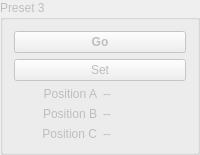
       <widget class="QGroupBox" name="group_p3">
        <property name="enabled">
         <bool>false</bool>
        </property>
        <property name="title">
         <string>Preset 3</string>
        </property>
        <layout class="QGridLayout" name="gridLayout_7">
         <item row="1" column="0">
          <widget class="QPushButton" name="push_pr3_set">
           <property name="text">
            <string>Set</string>
           </property>
          </widget>
         </item>
         <item row="4" column="0">
          <layout class="QHBoxLayout" name="horizontalLayout_34">
           <item>
            <widget class="QLabel" name="label_35">
             <property name="text">
              <string>Position B</string>
             </property>
             <property name="alignment">
              <set>Qt::AlignRight|Qt::AlignTrailing|Qt::AlignVCenter</set>
             </property>
            </widget>
           </item>
           <item>
            <widget class="QLabel" name="label_pr3_b">
             <property name="minimumSize">
              <size>
               <width>40</width>
               <height>0</height>
              </size>
             </property>
             <property name="text">
              <string>--</string>
             </property>
            </widget>
           </item>
          </layout>
         </item>
         <item row="3" column="0">
          <layout class="QHBoxLayout" name="horizontalLayout_28">
           <item>
            <widget class="QLabel" name="label_21">
             <property name="text">
              <string>Position A</string>
             </property>
             <property name="alignment">
              <set>Qt::AlignRight|Qt::AlignTrailing|Qt::AlignVCenter</set>
             </property>
            </widget>
           </item>
           <item>
            <widget class="QLabel" name="label_pr3_a">
             <property name="minimumSize">
              <size>
               <width>40</width>
               <height>0</height>
              </size>
             </property>
             <property name="text">
              <string>--</string>
             </property>
            </widget>
           </item>
          </layout>
         </item>
         <item row="5" column="0">
          <layout class="QHBoxLayout" name="horizontalLayout_35">
           <item>
            <widget class="QLabel" name="label_37">
             <property name="text">
              <string>Position C</string>
             </property>
             <property name="alignment">
              <set>Qt::AlignRight|Qt::AlignTrailing|Qt::AlignVCenter</set>
             </property>
            </widget>
           </item>
           <item>
            <widget class="QLabel" name="label_pr3_c">
             <property name="minimumSize">
              <size>
               <width>40</width>
               <height>0</height>
              </size>
             </property>
             <property name="text">
              <string>--</string>
             </property>
            </widget>
           </item>
          </layout>
         </item>
         <item row="0" column="0">
          <widget class="QPushButton" name="push_pr3_go">
           <property name="sizePolicy">
            <sizepolicy hsizetype="Minimum" vsizetype="Expanding">
             <horstretch>0</horstretch>
             <verstretch>0</verstretch>
            </sizepolicy>
           </property>
           <property name="font">
            <font>
             <weight>75</weight>
             <bold>true</bold>
            </font>
           </property>
           <property name="text">
            <string>Go</string>
           </property>
          </widget>
         </item>
        </layout>
       </widget>
